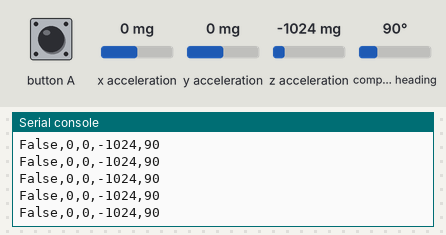
Simulated run of this program. Board: BBC micro:bit running MicroPython. Shown: the last lines printed to the serial console. Inputs (shaded band) come from the test bench; at power-on: x acceleration 0 mg, y acceleration 0 mg, z acceleration -1024 mg, compass heading 90°. The compass is already calibrated.

Above: at 1.2 s.
1.3 s: button A pressed for 0.15 s
At 1.32 s:
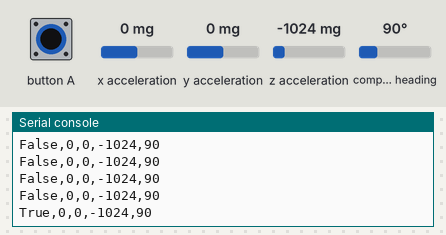
2.9 s: x acceleration set to -1440 mg
At 2.94 s:
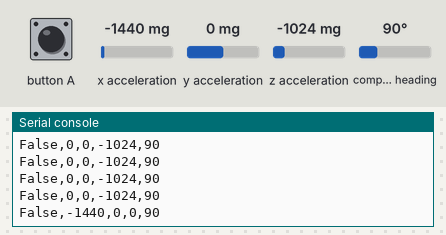
4.4 s: y acceleration set to -1440 mg
At 4.45 s:
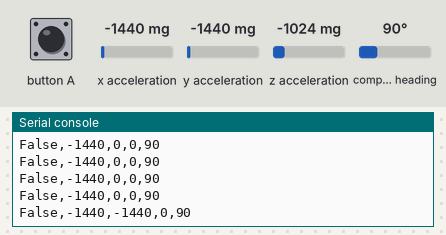
5.9 s: button A pressed for 1 s
At 5.97 s:
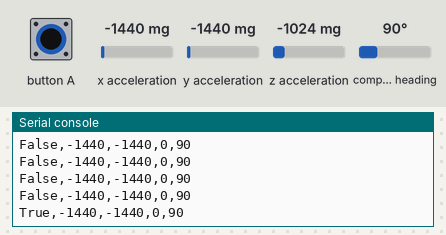
8.4 s: z acceleration set to -1440 mg
At 8.4 s:
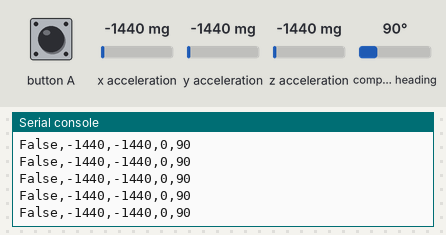
9.9 s: compass heading set to 7°
At 9.91 s:
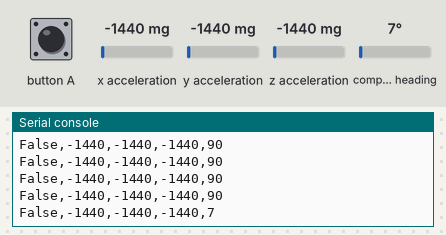
Timing chart, 0 to 12.4 s (numbered marks = the images above; inputs shaded):
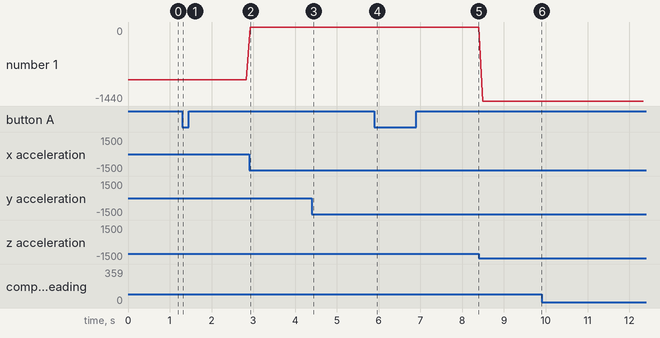

Measured:
- after the input at 1.3 s, the serial console: prints a new line at once (image 1)
- after the input at 2.9 s, the serial console: prints a new line at once (image 2)
- after the input at 4.4 s, the serial console: prints a new line after 0.05 s (image 3)
- after the input at 5.9 s, the serial console: prints a new line after 0.06 s (image 4)
- after the input at 9.9 s, the serial console: prints a new line at once (image 6)

The program:

device_code.py
```python
# https://python.microbit.org/v/1.1
# Paste the following code

from microbit import *

def send_sensor_data():
    # sensor data stream
    acc = accelerometer.get_values()

    # convert to comma separated string
    print(','.join(map(str,
        [button_a.is_pressed(), acc[0], acc[1], acc[2], compass.heading()])))

while True:
    send_sensor_data()

    sleep(100)
```
